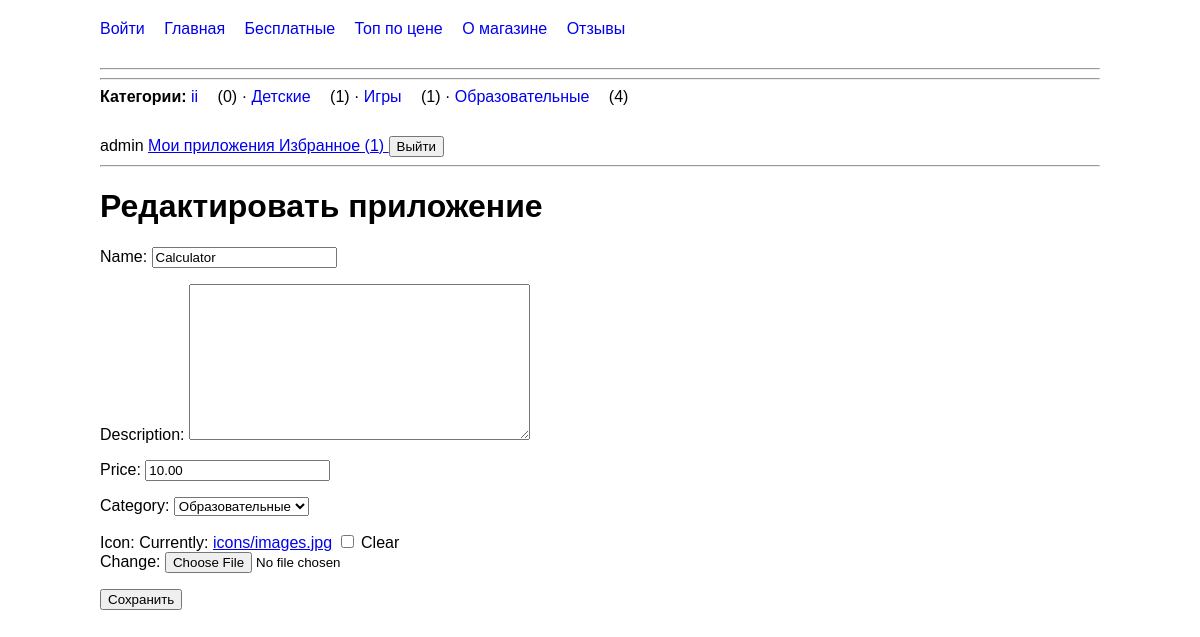
Screenshot of /app/1/edit/ (signed in) with the database file from the repository.
### mainapp/models.py (models this page shows, shortened)
class Category(models.Model):
    name = models.CharField(max_length=50)
    def __str__(self):
        return self.name

class App(models.Model):
    name = models.CharField(max_length=200)
    description = models.TextField(blank=True)
    price = models.DecimalField(max_digits=10, decimal_places=2, default=0)
    created_at = models.DateTimeField(auto_now_add=True)
    downloads = models.PositiveIntegerField(default=0)
    category = models.ForeignKey(
        Category,
        on_delete=models.CASCADE,
        null=True,
        blank=True,
        related_name='apps',
    )
    icon = models.ImageField(
        upload_to='icons/',
        blank=True,
    )
    author = models.ForeignKey(
        User,
        on_delete=models.SET_NULL,
        null=True,
        blank=True,
        related_name='apps',
    )
    favorited_by = models.ManyToManyField(
        User,
        related_name='favorite_apps',
        blank=True,
    )

### mainapp/views.py (the view, shortened to what this page needs)
# urls.py: path('app/<int:app_id>/edit/',views.edit_apps,name='edit_app'),
@login_required
def edit_apps(request, app_id):
    app = get_object_or_404(App, id=app_id)
    if request.method == 'POST':
        form = AppForm(
            request.POST,
            request.FILES,
            instance=app,
        )
        if form.is_valid():
            form.save()
            messages.success(
                request,
                'Изменения сохранены.'
            )
            return redirect(
                'mainapp:app_detail',
                app_id=app.id,
                app_name=app.name,
            )
    else:
        form = AppForm(instance=app)
    return render(
        request,
        'mainapp/edit_app.html',
        {
            'form': form,
            'app': app,
        }
    )

### mainapp/forms.py
class AppForm(forms.ModelForm):
    class Meta:
        model = App
        fields = [
            'name',
            'description',
            'price',
            'category',
            'icon',
        ]

### mainapp/context_processors.py (called while the page is built)
def store_menu(request):
    nav_categories = (
        Category.objects
        .annotate(apps_count=Count('apps'))
        .order_by('name')
    )
    return {
        'nav_categories': nav_categories,
    }

### mainapp/templates/mainapp/edit_app.html (shortened to what this page needs)
{% extends 'mainapp/base.html' %}
{% block content %}
<h1>Редактировать приложение</h1>
<form method="post"
      action="{% url 'mainapp:edit_app' app.id %}"
      enctype="multipart/form-data">
    {{ form.as_p }}
    <button type="submit">Сохранить</button>
</form>
{% endblock %}

### mainapp/templates/mainapp/base.html (shortened to what this page needs)
{% load static %}
<!DOCTYPE html>
<html lang="ru">
<head>
    <link rel="stylesheet" href="{% static 'mainapp/style.css' %}">
</head>
<nav>
    <a href="{% url 'mainapp:login' %}">Войти</a>
    <a href="{% url 'mainapp:home' %}">Главная</a>
    <a href="{% url 'mainapp:free' %}">Бесплатные</a>
    <a href="{% url 'mainapp:top' %}">Топ по цене</a>
    <a href="{% url 'mainapp:about' %}">О магазине</a>
    <a href="{% url 'mainapp:reviews' %}">Отзывы</a>
</nav>
<hr>
<hr>
<nav>
    <strong>Категории:</strong>
    {% for category in nav_categories %}
        <a href="{% url 'mainapp:category_detail' category.id category.name %}">
            {{ category.name }}
        </a>
        ({{ category.apps_count }})
        {% if not forloop.last %}
            ·
        {% endif %}
    {% empty %}
        Категорий пока нет.
    {% endfor %}
</nav>
{% if request.user.is_authenticated %}
    <span>{{ request.user.username }}</span>
    <a href="{% url 'mainapp:my_apps' %}">
        Мои приложения
    </a>
    <a href="{% url 'mainapp:favorites' %}">
        Избранное ({{ request.user.favorite_apps.count }})
    </a>
    <form method="post"
          action="{% url 'mainapp:logout' %}"
          style="display:inline;">
        <button type="submit">Выйти</button>
    </form>
{% endif %}
<hr>
{% block content %}
{% endblock %}
</body>
</html>

### mainapp/static/mainapp/style.css (style rules this page uses)
nav { margin-bottom: 30px; }
nav a { margin-right: 15px; text-decoration: none; }

### rows the page displays
Category: name "ii", apps_count "0"
Category: name "Детские", apps_count "1"
Category: name "Игры", apps_count "1"
Category: name "Образовательные", apps_count "4"
App: name "Calculator", price "10.00", category "Образовательные"

### other values shown
{{ request.user.username }} "admin"
{{ request.user.favorite_apps.count }} "1"
